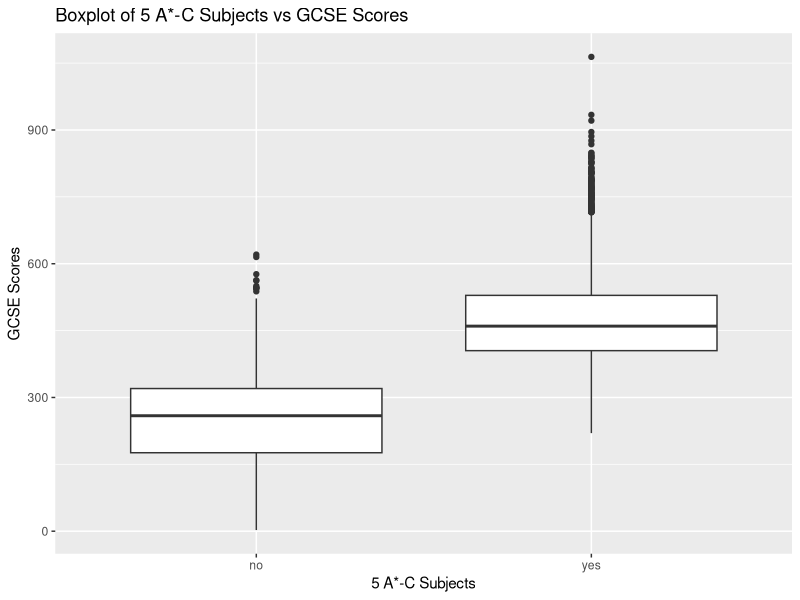
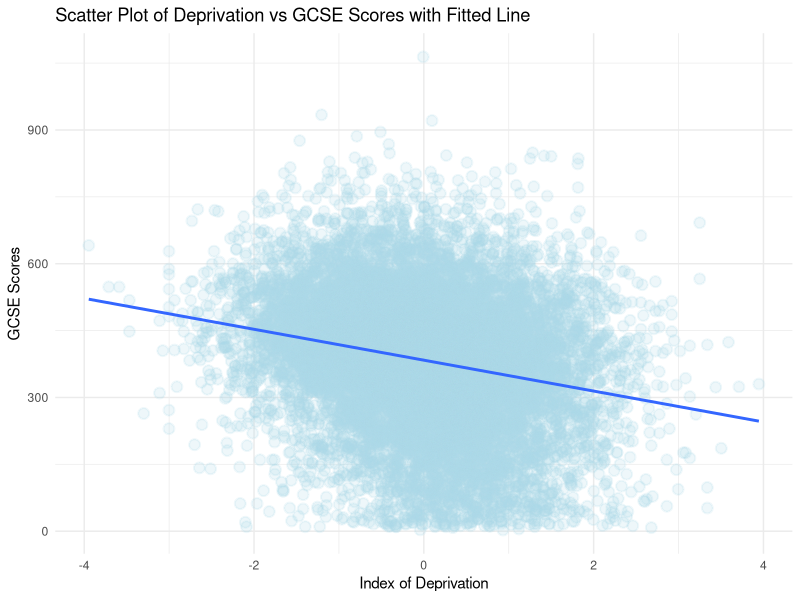
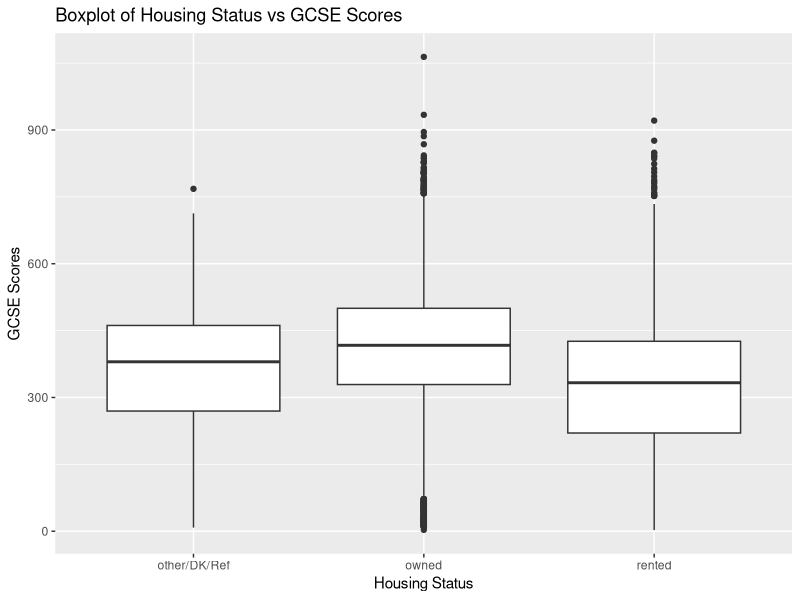
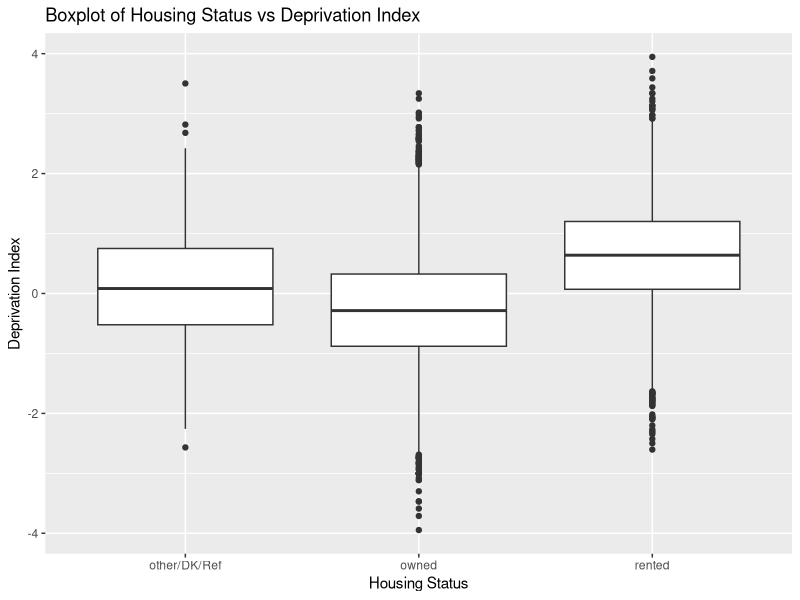
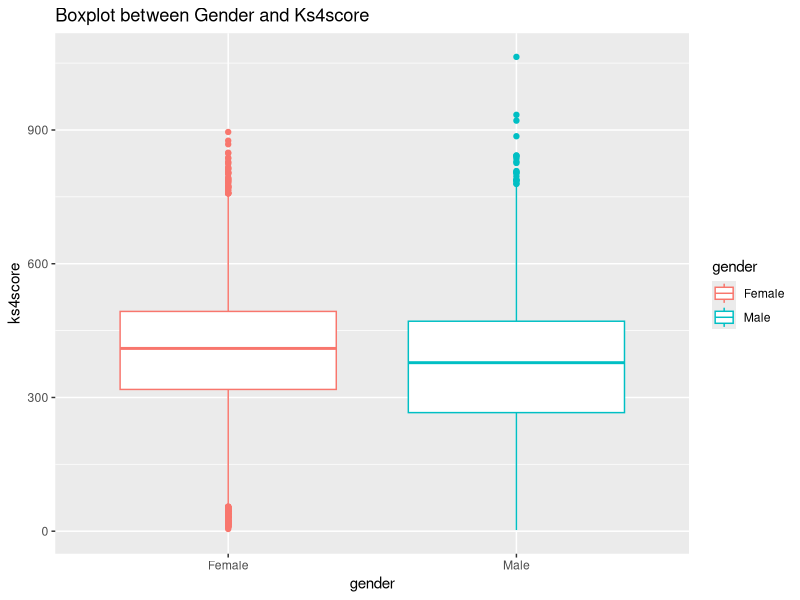
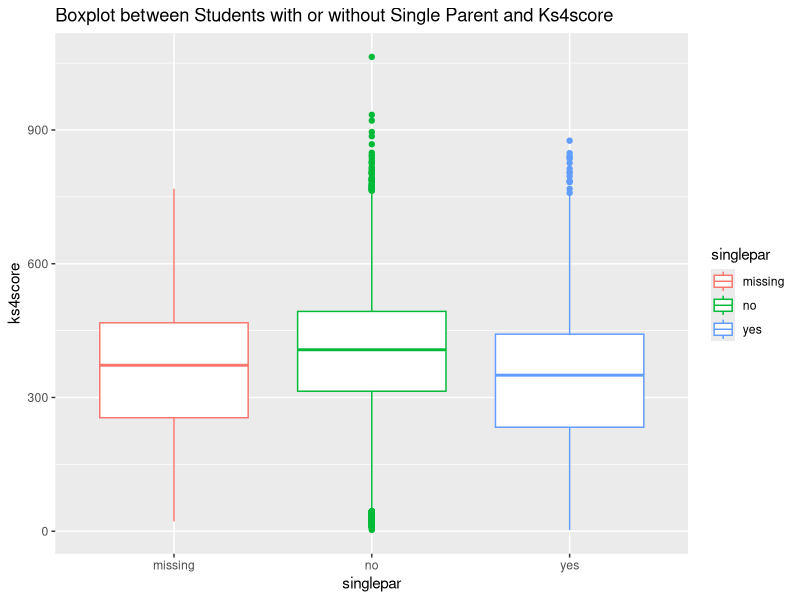
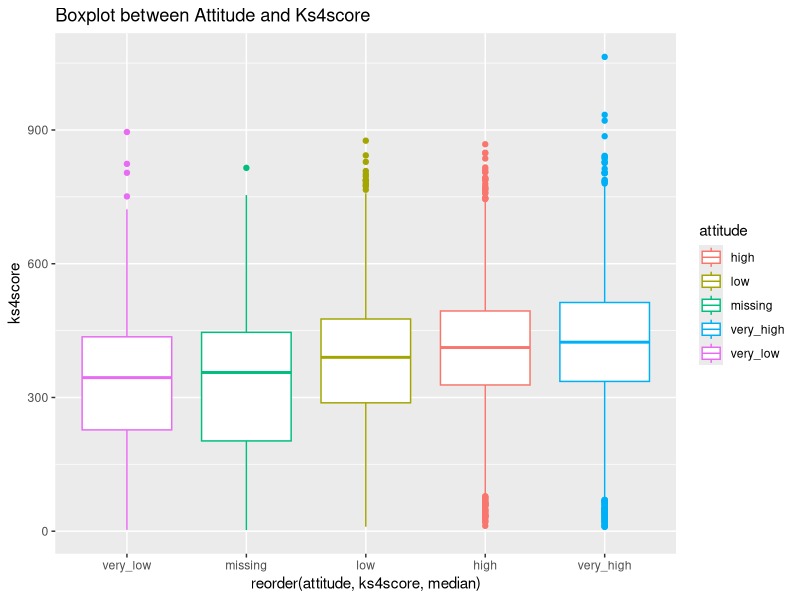
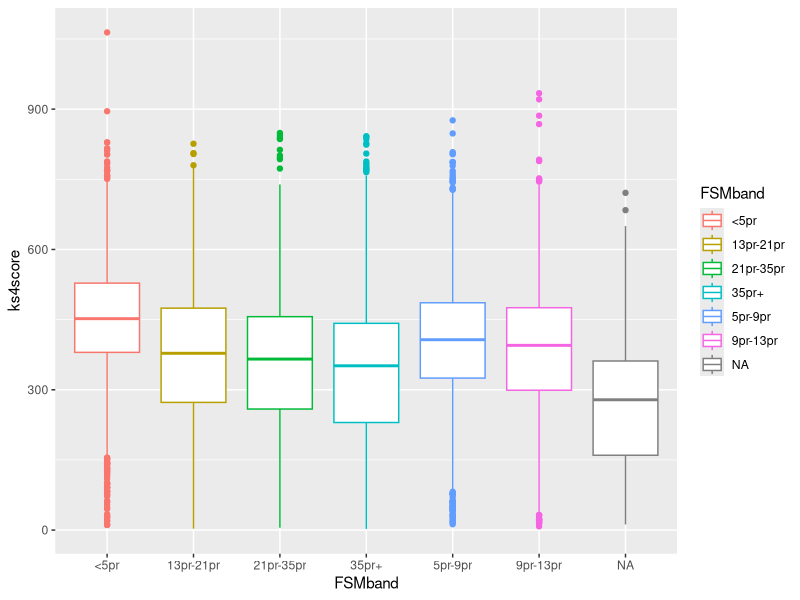

These figures' R source, in order:
## ---- chunk 1
# set up
library(dplyr)       
library(tidyr)      
library(readr)      
library(lubridate)
library(arm)
library(tidyselect)
library(ggplot2)
## ---- chunk 2
# Data Loading
data<-read.csv("data/RWNS_final.csv", header=TRUE,stringsAsFactors=TRUE)
## ---- chunk 3
head(data)
summary(data)
## ---- chunk 4
fiveac_g<-ggplot(data=data, aes(x=fiveac,y=ks4score)) +
  geom_boxplot() +
  labs(title="Boxplot of 5 A*-C Subjects vs GCSE Scores",
         x="5 A*-C Subjects",
         y="GCSE Scores")
fiveac_g
## ---- chunk 5
fiveac_lm <- lm(ks4score ~ fiveac, data = data)
display(fiveac_lm)
## ---- chunk 6
fiveem_lm <- lm(ks4score ~ fiveem, data = data)
display(fiveem_lm)
## ---- chunk 7
IDACI_g<-ggplot(data, aes(x = IDACI_n, y = ks4score)) + 
  geom_point(alpha=0.2, size=3, color="lightblue", stroke=1) + 
  geom_smooth(method = "lm",  
              se = FALSE) + 
  theme_minimal() + 
  labs(title = "Scatter Plot of Deprivation vs GCSE Scores with Fitted Line",
       x = "Index of Deprivation",
       y = "GCSE Scores")

IDACI_g
## ---- chunk 8
# Simple linear regression model
IDACI_lm <- lm(ks4score ~ IDACI_n, data = data)
summary(IDACI_lm)
## ---- chunk 9
house_g<-ggplot(data=data, aes(x=house,y=ks4score)) +
  geom_boxplot() +
  labs(title="Boxplot of Housing Status vs GCSE Scores",
         x="Housing Status",
         y="GCSE Scores")
house_g
## ---- chunk 10
house_IDACI_g<-ggplot(data=data, aes(x=house,y=IDACI_n)) +
  geom_boxplot() +
  labs(title="Boxplot of Housing Status vs Deprivation Index",
         x="Housing Status",
         y="Deprivation Index")
house_IDACI_g
## ---- chunk 11
## gender: no clear relationship between gender and ks4score
ggplot(data, aes(x=gender,y=ks4score, color=gender)) + geom_boxplot() + labs(title = 'Boxplot between Gender and Ks4score')
## ---- chunk 12
ggplot(data, aes(x=singlepar,y=ks4score, color=singlepar)) + geom_boxplot() + labs(title = 'Boxplot between Students with or without Single Parent and Ks4score')
## ---- chunk 13
ggplot(data, aes(x=reorder(attitude, ks4score, median),y=ks4score, color=attitude)) + geom_boxplot() + labs(title = 'Boxplot between Attitude and Ks4score')
## ---- chunk 14
ggplot(data, aes(x=FSMband,y=ks4score, color=FSMband)) + geom_boxplot()
## ---- chunk 15
ggplot(data, aes(x=reorder(hiquamum, ks4score, median),y=ks4score, color=hiquamum)) + geom_boxplot() + theme(axis.text.x = element_text(angle = 90, vjust = 0.5, hjust=1))
## ---- chunk 16
# select subset of data for k3 variable
data_k3 <- data[c("ks4score","k3en", "k3ma", "k3sc")]
# tidy up the data for ggplot
tidydata_k3 <- data_k3 %>%
  pivot_longer(cols = -"ks4score", names_to="k3", values_to="level")
tidydata_k3
ggplot(tidydata_k3, aes(x=k3,y=ks4score, color=k3)) + geom_boxplot()
## ---- chunk 17
ggplot(data, aes(x=exclude,y=ks4score, fill=truancy)) + geom_boxplot() + labs(title = 'Boxplot between exclude, truancy, and Ks4score')
## ---- chunk 18
ggplot(data, aes(x=reorder(SECshort, ks4score, median),y=ks4score, color=SECshort)) + geom_boxplot() + labs(title = 'Boxplot between SECshort and Ks4score') + theme(axis.text.x = element_text(angle = 90, vjust = 0.5, hjust=1))
## ---- chunk 19
ggplot(data, aes(x=parasp,y=ks4score, fill=pupasp)) + geom_boxplot() + labs(title = 'Boxplot between parasp, pupasp, and Ks4score')
